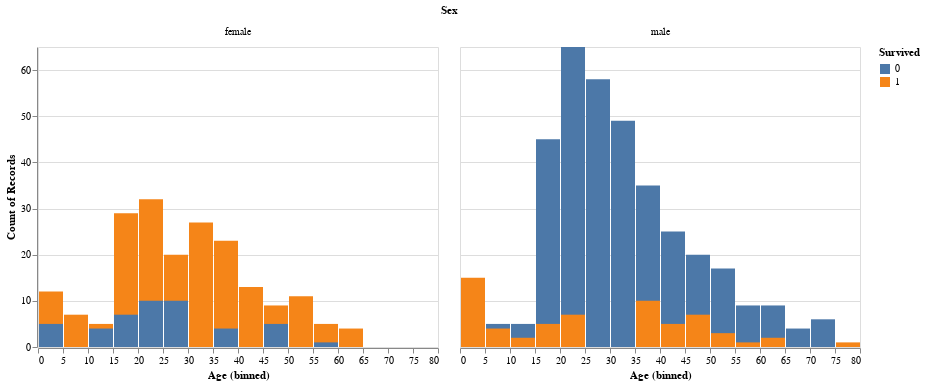

Source (notebook cell):
### Markdown cell above
From this we can see that more female survived than male since there were more than 200 that survived compared to only about 100 males survived).
Furthermore, more than 400 males did not survive compared to just under 100 females survived.

After some further research, it seems that the rule for loading the lifeboats was woman and children first. If this was the case, we'd expect the percentage of those with younger ages to have survived more than the percentage of adults/older people if children were prioritized. Let's see if this is the case

### Code cell
(
    alt.Chart(training_data_selected)
    .mark_bar()
    .encode(
        x= alt.X("Age", bin=alt.Bin(maxbins=30)),
        y=alt.Y("count()", stack=False),
        color = 'Survived:N'
    )
    .facet('Sex')
)

### Figure 1 — Vega-Lite specification as saved in the notebook (floating-point values rounded to 4 significant figures; data arrays with more than 128 entries replaced by an {"elided": "..."} marker saying what was removed)
{"config": {"view": {"continuousWidth": 400, "continuousHeight": 300}}, "data": {"name": "data-21221ff119bedce9346af1748c061d01"}, "facet": {"field": "Sex", "type": "nominal"}, "spec": {"mark": "bar", "encoding": {"color": {"field": "Survived", "type": "nominal"}, "x": {"bin": {"maxbins": 30}, "field": "Age", "type": "quantitative"}, "y": {"aggregate": "count", "stack": false, "type": "quantitative"}}}, "$schema": "https://vega.github.io/schema/vega-lite/v4.17.0.json", "datasets": {"data-21221ff119bedce9346af1748c061d01": {"elided": "714 records"}}}
